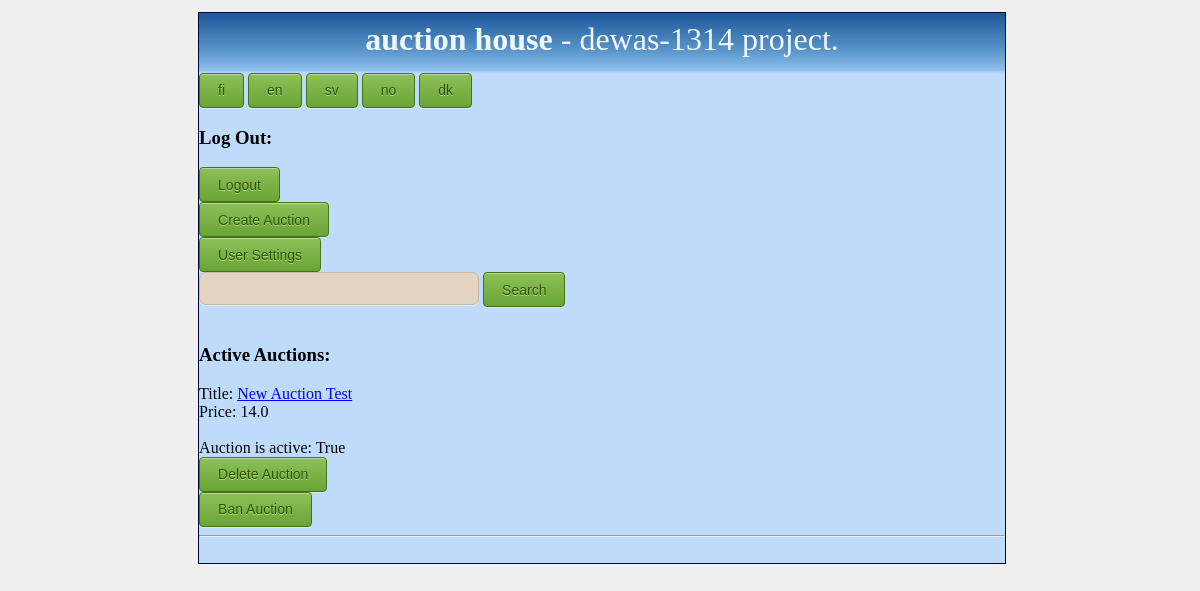
The app's page /auctionhouse/ (signed in) with its own data.
### AuctionApp/models.py (models this page shows)
class Auction(models.Model):
    id = models.AutoField(primary_key=True)
    ownerid = models.ForeignKey(User, related_name="created")
    starttime = models.DateTimeField(default=datetime.utcnow(), blank=True)
    endtime = models.DateTimeField(default=timezone.now(), blank=True)
    title = models.CharField(max_length=30, default="New Auction")
    content = models.TextField()
    version = models.PositiveIntegerField(default=0)
    min_price = models.FloatField(default=0.00)
    is_active = models.BooleanField(default=False)
    is_locked = models.BooleanField(default=False)
    latest_bid_by = models.ForeignKey(User, related_name="bids")

### AuctionApp/views.py (the view)
def home(request):
    if request.method == "POST":
        if request.POST.get('login', ''):
            log_in(request)
        elif request.POST.get('', 'reguser'):
            return render(request, "register_user.html")
    if request.user.is_superuser:
        auctions = Auction.objects.order_by('starttime')
    else:
        auctions = Auction.objects.filter(is_active=True)
    if request.method == "GET":
        if request.GET.get('searchbutton'):
            searchvalue = request.GET['searchfield']
            if not searchvalue == "":
                auctions = Auction.objects.filter(title=searchvalue)
    if not 'loggedin' in request.session:
        request.session['loggedin'] = 0
    return render(request, "index.html", {'auctions': auctions, 'loggedin': request.session['loggedin'],
                                          'user': request.user})

### templates/index.html (shortened to what this page needs)
{% load i18n %}
{% include "head.html" %}
{% include "body.html" %}
<form action="/language/" name="language" method="POST">
    <input class="submit-button" type="submit" name="FI" value="fi">
    <input class="submit-button" type="submit" name="EN" value="en">
    <input class="submit-button" type="submit" name="SV" value="sv">
    <input class="submit-button" type="submit" name="NO" value="no">
    <input class="submit-button" type="submit" name="DK" value="dk">
</form>
{% if loggedin == True %}
	<h3>Log Out:</h3>
	<form action="/logout/" method="post">
		<input class="submit-button" type="submit" value="{% trans "Logout" %}">
	</form>
	<form action="/auction/" method="post">
		<input class="submit-button" type="submit" value="{% trans "Create Auction" %}">
	</form>
	<form action="/userprofile/" method="post">
		<input class="submit-button" type="submit" value="{% trans "User Settings" %}">
	</form>
{% endif %}
<form action="/auctionhouse/" method="get">
	<input class="form-field" type="search" name="searchfield">
	<input class="submit-button" type="submit" name="searchbutton" value="{% trans "Search" %}">
</form>
<h3>{% trans "Active Auctions" %}:</h3>
{% for i in auctions %}
	Title: <a href="/auction/{{ i.id }}/">{{ i.title }}</a><br>
	Price: {{ i.min_price }}<br><br>
	{% if user.is_superuser %}
		Auction is active: {{ i.is_active }}<br>
		<form action="/deleteauction/{{ i.id }}/" method="post">
			<input class="submit-button" type="submit" name="delauction" value="{% trans "Delete Auction" %}">
		</form>
		{% if i.is_locked == False %}
			<form action="/banauction/{{ i.id }}/" method="post">
				<input class="submit-button" type="submit" name="ban_auction" value="{% trans "Ban Auction" %}">
			</form>
		{% elif i.is_locked == True and i.is_active == False %}
			Auction Locked: {{ i.is_locked }}
			<form action="/banauction/{{ i.id }}/" method="post">
				{% csrf_token %}
				<input class="submit-button" type="submit" name="unban_auction" value="{% trans "Unban Auction" %}">
			</form>
		{% endif %}
	{% endif %}
	<hr>
	<br>
{% endfor %}
{% include "footer.html" %}

### static/style.css (style rules this page uses)
body { width: 99%; height: 99%; background-color: #EFEFEF; }
.form-field { border: 1px solid #c9b7a2; background: #e4d5c3; -webkit-border-radius: 7px; -moz-border-radius: 7px; border-radius: 7px; color: #c9b7a2; -webkit-box-shadow: rgba(255, 255, 255, 0.4) 0 1px 0, inset rgba(000, 000, 000, 0.7) 0 0px 0px; -moz-box-shadow: rgba(255, 255, 255, 0.4) 0 1px 0, inset rgba(000, 000, 000, 0.7) 0 0px 0px; box-shadow: rgba(255, 255, 255, 0.4) 0 1px 0, inset rgba(000, 000, 000, 0.7) 0 0px 0px; padding: 8px; margin-bottom: 20px; width: 280px; }

### records on screen
Auction: title "New Auction Test", min_price "14.0", is_active "True"
